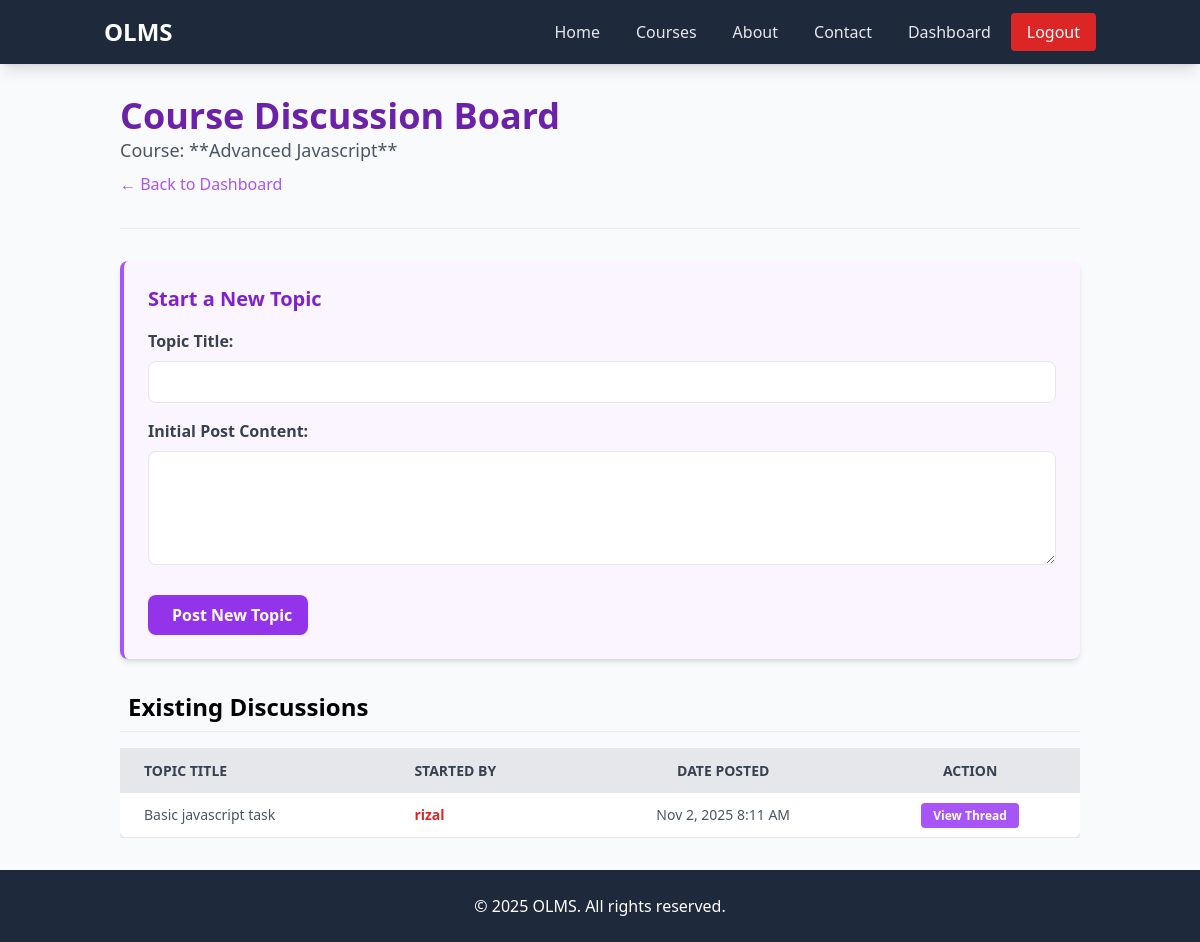
The page /lecturer/course_discussion.php?course_id=1 (signed in) on the database its author committed.
### tables this page shows
CREATE TABLE `courses` (
  `id` int(11) NOT NULL,
  `title` varchar(100) NOT NULL,
  `level` varchar(50) DEFAULT NULL,
  `language` varchar(50) DEFAULT NULL,
  `fee` double(10,2) DEFAULT NULL,
  `lecturer_id` int(11) DEFAULT NULL
);

CREATE TABLE `discussion_threads` (
  `id` int(11) NOT NULL,
  `course_id` int(11) NOT NULL,
  `user_id` int(11) NOT NULL,
  `title` varchar(255) NOT NULL,
  `content` text NOT NULL,
  `created_at` datetime DEFAULT current_timestamp()
);

CREATE TABLE `users` (
  `id` int(11) NOT NULL,
  `name` varchar(100) NOT NULL,
  `email` varchar(100) NOT NULL,
  `password` varchar(255) NOT NULL,
  `role` enum('student','lecturer','admin') NOT NULL DEFAULT 'student',
  `status` enum('pending','active','blocked') NOT NULL DEFAULT 'pending'
);

### lecturer/course_discussion.php (the view, shortened to what this page needs)
<?php
include("../header.php");
include("../connection.php");
$course_id = isset($_GET['course_id']) ? $_GET['course_id'] : null;
$course_query = "SELECT title FROM courses WHERE id = '$course_id'";
$course_result = mysqli_query($conn, $course_query);
$course_title = mysqli_fetch_assoc($course_result)['title'];
$topics_query = "
    SELECT
        d.id, d.title, d.content, d.created_at, u.name AS poster_name, u.role AS poster_role
    FROM
        discussion_threads d
    JOIN
        users u ON d.user_id = u.id
    WHERE
        d.course_id = '$course_id'
    ORDER BY
        d.created_at DESC";
$topics_result = mysqli_query($conn, $topics_query);
?>
<body>
    <div class="container mx-auto p-8 max-w-5xl">
        <header class="mb-8">
            <h1 class="text-4xl font-extrabold text-purple-800">Course Discussion Board</h1>
            <p class="text-lg text-gray-600">Course: **<?php echo htmlspecialchars($course_title); ?>**</p>
            <a href="dashboard.php" class="text-purple-500 hover:text-purple-700 mt-2 inline-block">← Back to Dashboard</a>
        </header>
        <hr class="mb-8">
        <div class="p-6 bg-purple-50 border-l-4 border-purple-500 rounded-lg shadow-md mb-8">
            <h2 class="text-xl font-semibold text-purple-700 mb-4">Start a New Topic</h2>
            <form action="course_discussion.php?course_id=<?php echo $course_id; ?>" method="POST">
                <div class="mb-4">
                    <label for="new_topic_title" class="block text-gray-700 font-semibold mb-2">Topic Title:</label>
                    <input type="text" id="new_topic_title" name="new_topic_title" required class="w-full px-3 py-2 border rounded-lg">
                </div>
                <div class="mb-6">
                    <label for="new_topic_content" class="block text-gray-700 font-semibold mb-2">Initial Post Content:</label>
                    <textarea id="new_topic_content" name="new_topic_content" rows="4" required class="w-full px-3 py-2 border rounded-lg"></textarea>
                </div>
                <button type="submit" class="bg-purple-600 hover:bg-purple-700 text-white font-bold py-2 px-4 rounded-lg transition duration-200">
                    <i class="fas fa-plus-circle mr-2"></i> Post New Topic
                </button>
            </form>
        </div>
        <section id="discussion-topics">
            <h2 class="text-2xl font-semibold mb-4 border-b pb-2 flex items-center"><i class="fas fa-comments mr-2"></i> Existing Discussions</h2>
            <?php if (mysqli_num_rows($topics_result) > 0): ?>
                <div class="overflow-x-auto">
                    <table class="min-w-full bg-white shadow-md rounded-lg">
                        <thead>
                            <tr class="bg-gray-200 text-gray-700 uppercase text-sm leading-normal">
                                <th class="py-3 px-6 text-left">Topic Title</th>
                                <th class="py-3 px-6 text-left">Started By</th>
                                <th class="py-3 px-6 text-center">Date Posted</th>
                                <th class="py-3 px-6 text-center">Action</th>
                            </tr>
                        </thead>
                        <tbody class="text-gray-600 text-sm font-light">
                            <?php while ($topic = mysqli_fetch_assoc($topics_result)): ?>
                                <tr class="border-b border-gray-200 hover:bg-gray-100">
                                    <td class="py-3 px-6 text-left whitespace-nowrap font-medium">
                                        <?php echo htmlspecialchars($topic['title']); ?>
                                    </td>
                                    <td class="py-3 px-6 text-left">
                                        <span class="font-semibold text-<?php echo ($topic['poster_role'] == 'lecturer') ? 'red-600' : 'blue-600'; ?>">
                                            <?php echo htmlspecialchars($topic['poster_name']); ?>
                                        </span>
                                    </td>
                                    <td class="py-3 px-6 text-center">
                                        <?php echo date('M j, Y g:i A', strtotime($topic['created_at'])); ?>
                                    </td>
                                    <td class="py-3 px-6 text-center">
                                        <a href="view_thread.php?thread_id=<?php echo $topic['id']; ?>" class="bg-purple-500 hover:bg-purple-600 text-white font-bold py-1 px-3 rounded text-xs transition duration-200">
                                            View Thread
                                        </a>
                                    </td>
                                </tr>
                            <?php endwhile; ?>
                        </tbody>
                    </table>
                </div>
            <?php endif; ?>
        </section>
    </div>
</body>
<?php include("../footer.php"); ?>

### rows shown on the page
courses: title "Advanced Javascript"
discussion_threads: title "Basic javascript task", user.name "rizal", created_at "Nov 2, 2025 8:11 AM"
